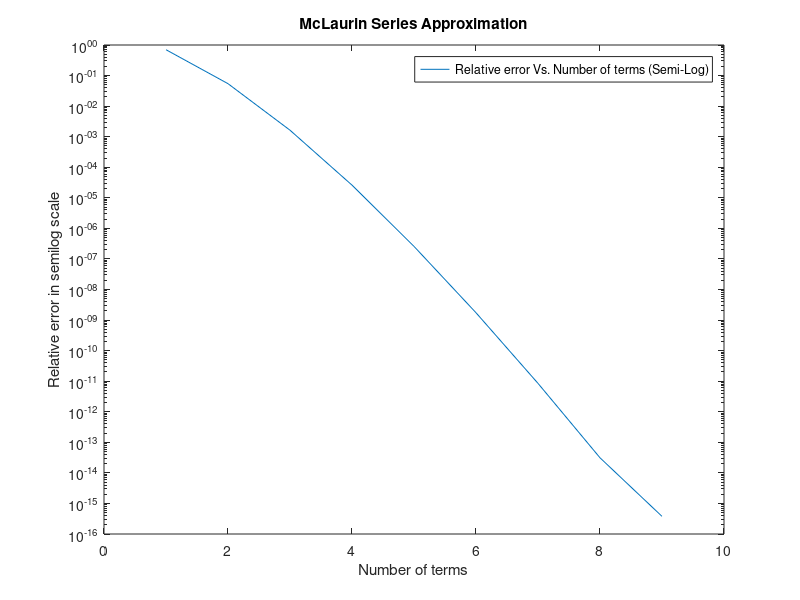

Here is the MATLAB script that generated this plot:
% Code to calculate the value of cos(x) using McLaurin's Series 
% Clearing Screen and workspace
clc
clear all 
% Initialize the value of maximum number of terms (n) = 8
n=8;
% Initialize the value x = 0.3*pi
x=0.3*pi;
% Relative Error Difference between the calculated and the actual value of cosine at
% x = 0.3*pi
arr_diff=(1-cos(x))/cos(x);
% Value of Cosine calculated is stored in arr_x 
arr_x=1;
% Initializing with the first term 
cos_x=1;
% Temp. Variable to store the relative difference
diff=0;
% Function to calculate the n th of the McLaurin Series 
f=@(x,i)((-1)^i)*((x^(2*i))/(factorial(2*i)))
% For loop to calculate the changes when the number of terms is varied from
% 1 to n, i denotes the iterating variable 
for i=1:n
    cos_x=cos_x+f(x,i);             % Calculating the Cosine value from series 
    arr_x=[arr_x,cos_x];            % Appending it to existing array
    diff=abs(cos_x-cos(x))/cos(x);  % Calculating the relative difference 
    arr_diff=[arr_diff,diff];       % Appending the relative difference
end
x=1:n+1;                            % Variable for plotting
semilogy(x,arr_diff);               % Plotting the relative error 
% Title, Label and Legends for the plot 
title('McLaurin Series Approximation');
xlabel('Number of terms');
ylabel('Relative error in semilog scale');
legend('Relative error Vs. Number of terms (Semi-Log)')
